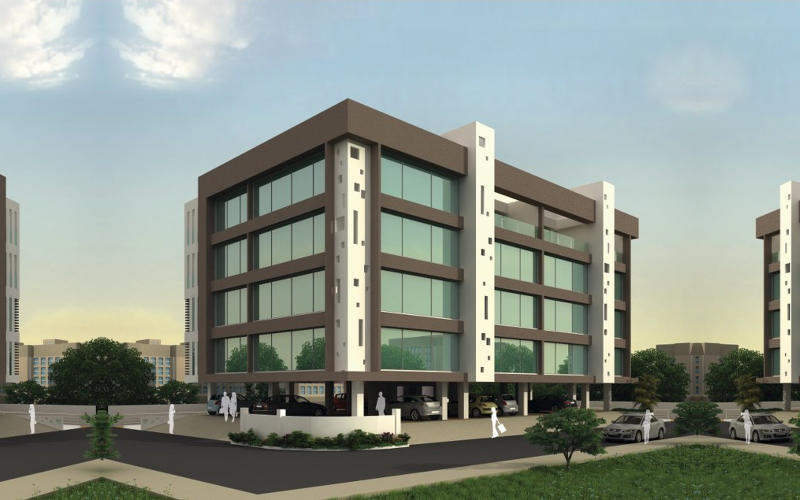
#> input picture scratch/nath_enclave_16_10.jpg, 1600 x 1000 px, found by its file name (shown at 1/2 size)
$ python inspect_seams.py
#> lines starting #> are read from the running program, lines starting #| are printed output that depends on the picture
import os
from PIL import Image

scratch_dir = r"d:\INTERNSHIPS\SOCIAL MEDIA MANANGMENT[SKILLNEX]\WEBSITES\Shreeyogweb\scratch"

# Let's save a 500px wide crop around the left seam of nath_enclave:
im1_test = Image.open(os.path.join(scratch_dir, "nath_enclave_16_10.jpg"))
#> im1_test is the input picture: PIL image 1600x1000 RGB; mean R, G, B 139.8, 148.8, 140.3
# Pad left was 136 out of 1060 -> in 1600 width, seam is at 136 * (1600/1060) = 205 px
crop_l1 = im1_test.crop((0, 400, 450, 1000))
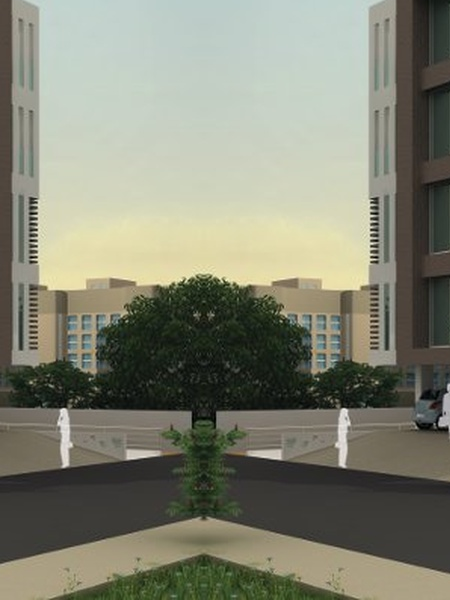
#> crop_l1: PIL image 450x600 RGB; mean R, G, B 129.6, 131.2, 115.2
crop_l1.save(os.path.join(scratch_dir, "nath_seam_left.jpg"))

# Right seam: seam is at 1600 - 205 = 1395 px
crop_r1 = im1_test.crop((1150, 400, 1600, 1000))
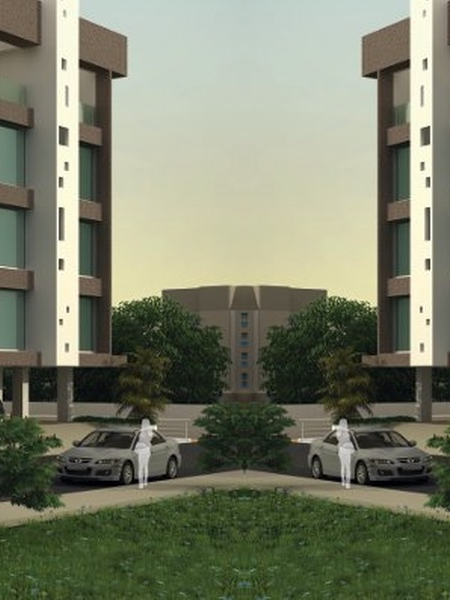
#> crop_r1: PIL image 450x600 RGB; mean R, G, B 122.2, 126.4, 105.5
crop_r1.save(os.path.join(scratch_dir, "nath_seam_right.jpg"))

print("Seam crops saved.")
